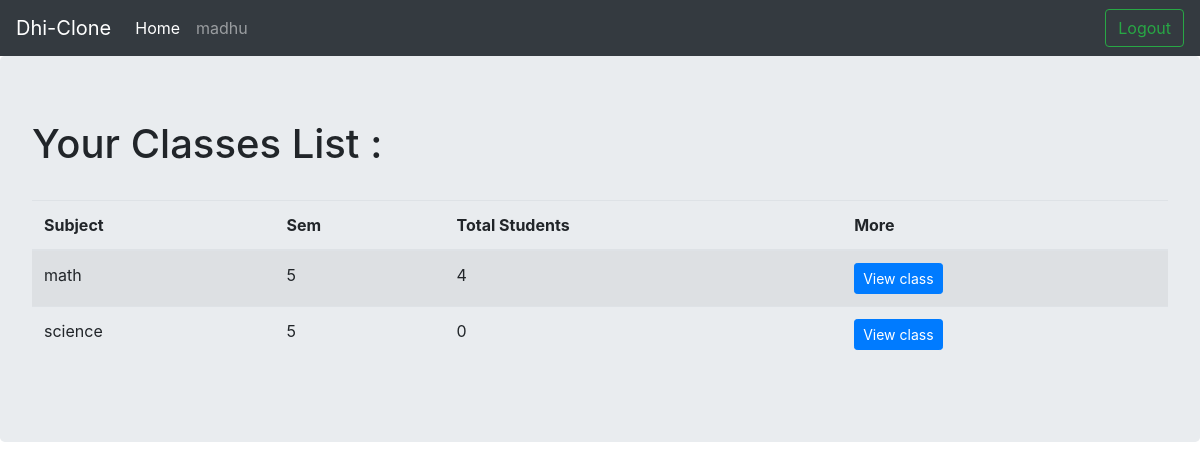
The page /user/class/ (signed in) on the database as committed earlier.
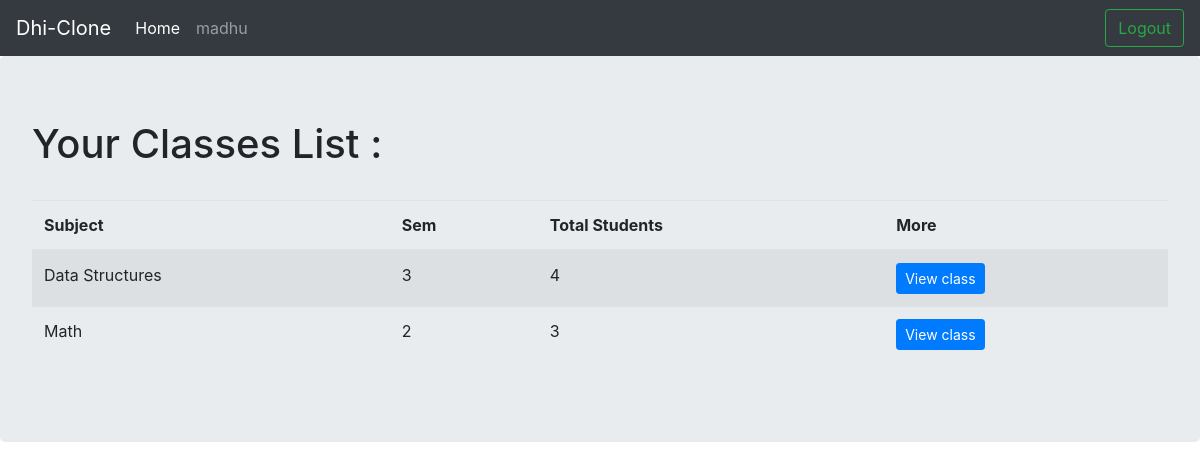
The same page on the database as committed later.
### user/models.py (models this page shows, shortened)
class CreateClass(models.Model):
    teacher = models.ForeignKey(User,related_name='handled_teacher',on_delete=models.CASCADE)
    sem = models.IntegerField()
    subject = models.CharField(max_length=50)
    subject_code = models.CharField(max_length=20)
    students = models.ManyToManyField(User,through='ClassMember')
    slug = models.SlugField(allow_unicode = True,unique = True)

### user/views.py (the view)
# urls.py: path('class/',views.all_class,name='all_class'),
@login_required()
def all_class(request):
    class_list = CreateClass.objects.filter( teacher=request.user )
    return render(request,'user/class_list.html',{'class_list':class_list,})

### user/templates/user/class_list.html
{% extends "base.html" %}
{% block content %}
{% if User == class_list.teacher %}
<div class="jumbotron">
  <h1>Your Classes List : </h1>
  <br>
  <table class="table table-striped">
    <thead>
      <tr>
        <th>Subject</th>
        <th>Sem</th>
        <th>Total Students</th>
        <th>More</th>
      </tr>
    </thead>
    <tbody>
      {% for i in class_list %}
      <tr>
        <td>{{i.subject}}</td>
        <td>{{i.sem}}</td>
        <td>{{i.students.count}}</td>
        <td><a href="{% url 'user:single_class' slug=i.slug %}">
          <button class="btn btn-sm btn-primary">View class</button>
        </a></td>
      </tr>
      {% endfor %}
    </tbody>
  </table>
</div>
{% else %}
<div class="container jumbotron">
  <h1>Opps! you dont hav permission to view this page</h1>
  <h3>If You own this class link Please contact Admin</h3>
</div>
{% endif %}
{% endblock %}

Rows that differ between the two databases and show on the page:
removed CreateClass: subject "math", sem "5", students.count "4"
removed CreateClass: subject "science", sem "5", students.count "0"
added CreateClass: subject "Data Structures", sem "3", students.count "4"
added CreateClass: subject "Math", sem "2", students.count "3"
